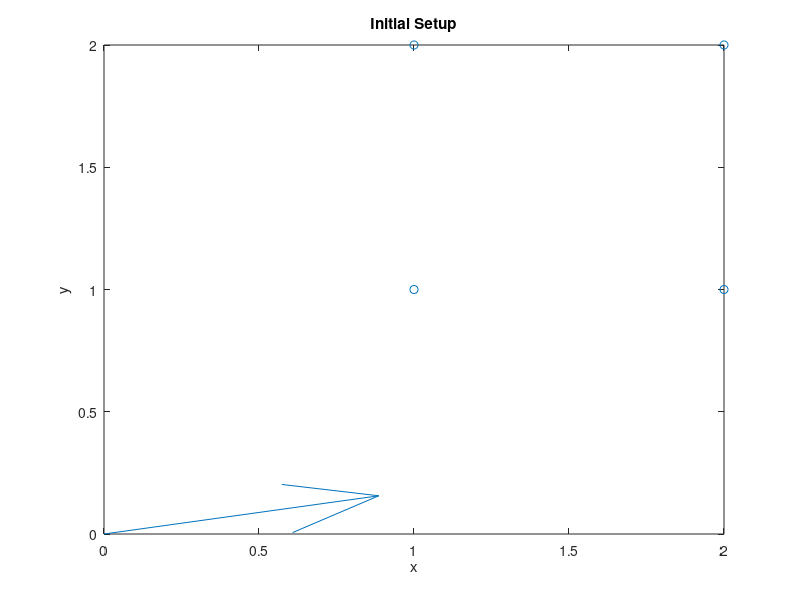

MATLAB code to generate this figure:
%% Simple Model of Antenna Array
% The purpose of this script is to create a model of the signals that we 
% might receive from the radio location collars. We assume that, since the
% antennas are far enough away from the source, we see the incoming waves
% as plane waves. We also will only work in two dimensions, which is as if
% the waves and the antennas are on the same plane.
%
% Hopefully from this we can build a fake set of signals that allow us to
% understand how to interpret phase changes to find the direction of the
% wave propagation.

%Author: Alex Gabourie

%% EDIT
%
% This version is similar to the original file but some physical parameters
% will be changed as well as vector sizes. My goal for this is to better
% mimic the 20 ms recording times that we would expect for the actual
% incoming signal

%% Initialize Workspace
clear;
close all;
clc;

runVideo = 0;

%% Input Parameters
%Frequency
f = 150e6; %[hz]

%E-field magnitude
E_o = 1; %[V/m] Not used as of now

%Vacuum permittivity 
epsilon_o = 8.8541878176e-12; %[F/m]
epsilon_rel = 1;

%permeability
mu_o = (4*pi)*10^(-7); %[H/m]
mu_rel = 1;
%recall that [F/m]*[H/m] = s^2/m^2 = 1/c

%Propagation direction (theta = 0 => dirction is from antenna 1 to 2 and 
%   increasing theta moves counter-clockwise)
theta = 2*pi*10/360; %[radians]

%% Calculations

%angular frequency based off frequency
omega = 2*pi*f;

%permitivity & permeability (same units)
eps = epsilon_o*epsilon_rel;
mu = mu_o*mu_rel;

%propagation constant
beta = omega*sqrt(mu*eps); %[m^-1]

%wavelength for intuition purposes
lambda = (2*pi)/beta;

%The four antennas will be placed in a square grid like:
%  4    3
%
%  1    2
%
% The separation constant (like lattice constant) is 
a = 1; %[m] - about what our antenna spacing is
%This constant is calculated to place the antennas an appropriate distance
%away such that we can determine which antenna was hit first
offset = 1;
%From this the positions of the antennas can be determined
r1 = [0, 0]+offset;
r2 = [a, 0]+offset;
r3 = [a, a]+offset;
r4 = [0, a]+offset;

%For plotting
r_all = [r1;r2;r3;r4];

%Propagation direction vector
k = [1,0];
rot = [cos(theta),-sin(theta);sin(theta),cos(theta)];
k = (rot*k')';

%prop constant dotted with r as in time-harmonic exponential. We are only
% looking at a few positions, so these can be pre-calculated
bkr = beta*[dot(k,r1);
            dot(k,r2);
            dot(k,r3);
            dot(k,r4)];

%want 20ms of info collected
T = 1/f;
numTpoints = 48e3*.02; % samples/sec*seconds
t = linspace(0,.02,numTpoints); %time vector based on frequency [s]

%Electric field matrix initialized to num time steps & antennas
E = zeros(length(bkr),length(t));

for m=1:length(t)
    for n=1:length(bkr)
        E(n,m) = exp(1i*(omega*t(m)-bkr(n)));
    end
end


% numPlots = length(bkr);
% gridSize = numPlots;
% if sqrt(numPlots)==floor(sqrt(numPlots))
%     gridSize = sqrt(numPlots);
% else
%     gridSize = floor(sqrt(numPlots))+1;
% end
    
    
figure;
quiver(0,0,k(1),k(2));
hold on;
scatter(r_all(:,1), r_all(:,2));
title('Initial Setup');
xlabel('x');
ylabel('y');

% Plot works, no need for it anymore

% figure;
% for m=1:length(bkr)
%     subplot(gridSize,gridSize,m);
%     plot(t,real(E(m,:)));
%     title(['Antenna ' num2str(m)]);
%     xlabel('Time [S]');
%     ylabel('Amplitude [V/m]');
%     axis([0 t(end) -E_o E_o]);
% end

% Save real part of E-field to use in another script. This way we can
% interpret the information independent of the set of data in this script.
save('Sample_Antenna_Input2.mat', 'E', 'a', 'omega', 'r_all', 'k', 't', ...
        'beta', 'lambda');

